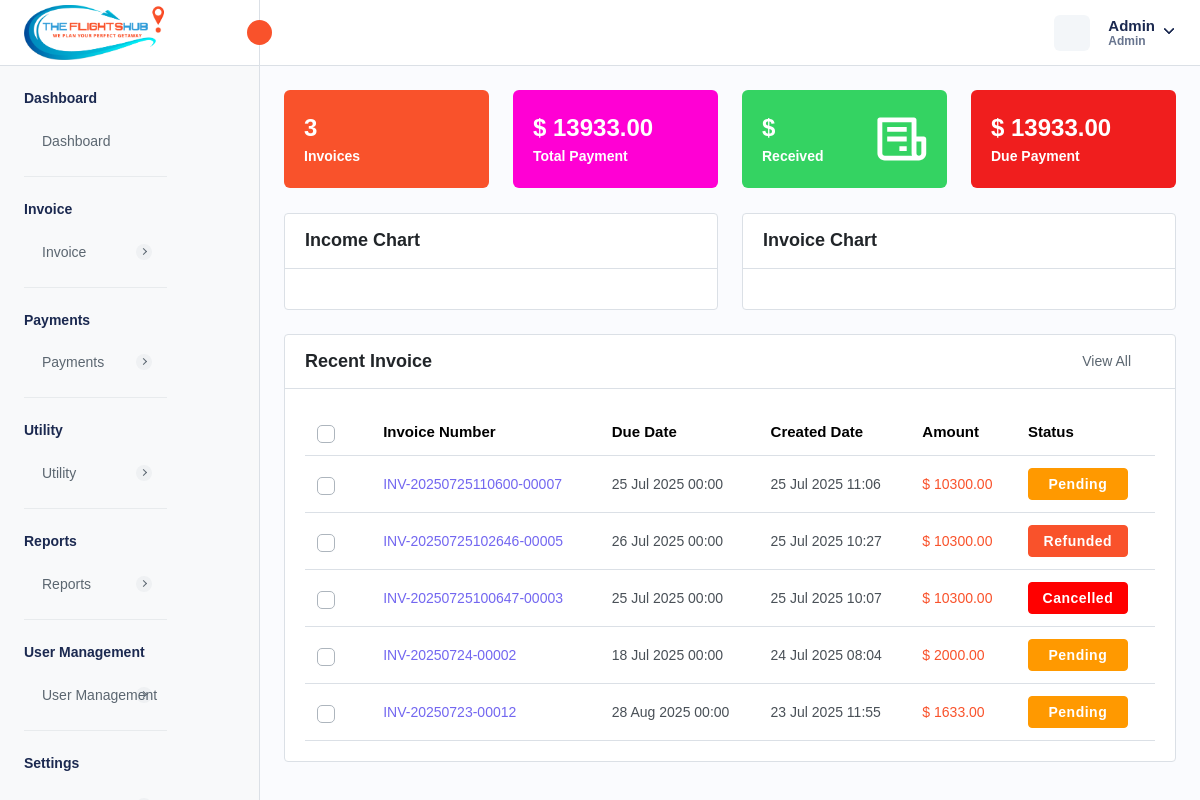
Page /admin-dashboard.php (signed in) on the committed database.
### tables this page shows
CREATE TABLE `company_settings` (
  `company_id` int NOT NULL AUTO_INCREMENT,
  `company_name` varchar(255) DEFAULT NULL,
  `company_email` varchar(255) DEFAULT NULL,
  `company_phone` varchar(20) DEFAULT NULL,
  `company_website` varchar(255) DEFAULT NULL,
  `company_logo` varchar(255) DEFAULT NULL,
  `favicon` varchar(255) DEFAULT NULL,
  `address` text,
  `country` varchar(100) DEFAULT NULL,
  `state` varchar(100) DEFAULT NULL,
  `city` varchar(100) DEFAULT NULL,
  `postal_code` varchar(20) DEFAULT NULL,
  `gst_number` varchar(255) DEFAULT NULL,
  `bz_number` varchar(255) DEFAULT NULL,
  `created_at` timestamp NULL DEFAULT CURRENT_TIMESTAMP,
  `updated_at` timestamp NULL DEFAULT CURRENT_TIMESTAMP ON UPDATE CURRENT_TIMESTAMP,
  PRIMARY KEY (`company_id`)
);

CREATE TABLE `localization_settings` (
  `id` int NOT NULL AUTO_INCREMENT,
  `language` varchar(50) DEFAULT 'English',
  `timezone` varchar(100) DEFAULT 'UTC',
  `date_format` varchar(20) DEFAULT 'd M Y',
  `time_format` varchar(10) DEFAULT '12',
  `currency_id` int DEFAULT NULL,
  `created_at` datetime DEFAULT CURRENT_TIMESTAMP,
  `updated_at` datetime DEFAULT CURRENT_TIMESTAMP ON UPDATE CURRENT_TIMESTAMP,
  PRIMARY KEY (`id`)
);

CREATE TABLE `currency` (
  `currency_id` int NOT NULL AUTO_INCREMENT,
  `currency_name` varchar(255) DEFAULT NULL,
  `currency_code` varchar(45) DEFAULT NULL,
  `currency_symbol` varchar(45) DEFAULT NULL,
  `currency_rate` decimal(10,2) DEFAULT NULL,
  `created_at` timestamp NULL DEFAULT CURRENT_TIMESTAMP,
  `updated_at` timestamp NULL DEFAULT NULL,
  `is_active` int DEFAULT '1',
  PRIMARY KEY (`currency_id`)
);

CREATE TABLE `invoice` (
  `invoice_id` int NOT NULL AUTO_INCREMENT,
  `invoice_number` varchar(255) NOT NULL,
  `invoice_title` varchar(255) DEFAULT NULL,
  `payment_method` enum('CREDIT_CARD','DEBIT_CARD','CASH','CASH_DEPOSIT','NET_BANKING','PAYPAL','OTHER') NOT NULL,
  `transaction_id` varchar(255) DEFAULT NULL,
  `status` enum('PAID','PENDING','CANCELLED','REFUNDED') NOT NULL,
  `airline_name` text,
  `travel_date` varchar(45) DEFAULT NULL,
  `due_date` varchar(255) DEFAULT NULL,
  `customer_name` varchar(255) DEFAULT NULL,
  `service_id` json DEFAULT NULL,
  `from_location` text,
  `to_location` text,
  `customer_address` longtext,
  `description` longtext,
  `reminder_enabled` int NOT NULL DEFAULT '0',
  `reminder_count` int NOT NULL DEFAULT '0',
  `organization` varchar(255) DEFAULT NULL,
  `passenger_details` json DEFAULT NULL,
  `total_amount` decimal(10,2) NOT NULL,
  `created_at` timestamp NULL DEFAULT CURRENT_TIMESTAMP,
  `updated_at` timestamp NULL DEFAULT CURRENT_TIMESTAMP ON UPDATE CURRENT_TIMESTAMP,
  `created_by` int NOT NULL,
  `is_active` int NOT NULL DEFAULT '1',
  `customer_email` varchar(255) DEFAULT NULL,
  PRIMARY KEY (`invoice_id`),
  UNIQUE KEY `invoice_number_UNIQUE` (`invoice_number`),
  UNIQUE KEY `transaction_id_UNIQUE` (`transaction_id`)
);

### admin-dashboard.php (the view, shortened to what this page needs)
<?php
require './database/config.php';
try {
    $stmtFetchLocalizationSettings = $db->prepare("SELECT * FROM localization_settings INNER JOIN currency ON localization_settings.currency_id = currency.currency_id;");
    $stmtFetchLocalizationSettings->execute();
    $localizationSettings = $stmtFetchLocalizationSettings->get_result()->fetch_array(MYSQLI_ASSOC);
    $stmtFetchCompanySettings = $db->prepare("SELECT * FROM company_settings");
    $stmtFetchCompanySettings->execute();
    $companySettings = $stmtFetchCompanySettings->get_result()->fetch_array(MYSQLI_ASSOC);
    $stmtNumber = $db->prepare("SELECT COUNT(*) AS total_invoices FROM invoice WHERE is_active = 1 AND status IN ('PAID', 'PENDING')");
    $stmtNumber->execute();
    $totalNumberInvoice = $stmtNumber->get_result()->fetch_all(MYSQLI_ASSOC);
    $stmtTotalAmount = $db->prepare("SELECT SUM(total_amount) AS total_payment FROM invoice WHERE is_active = 1 AND status IN ('PAID', 'PENDING') ");
    $stmtTotalAmount->execute();
    $totalAmount = $stmtTotalAmount->get_result()->fetch_all(MYSQLI_ASSOC);
    $stmtTotalPaidAmount = $db->prepare('SELECT SUM(total_amount) AS total_paid_payment FROM invoice WHERE status = "PAID" AND is_active = 1');
    $stmtTotalPaidAmount->execute();
    $totalPaidAmount = $stmtTotalPaidAmount->get_result()->fetch_all(MYSQLI_ASSOC);
    $stmtTotalDueAmount = $db->prepare('SELECT SUM(total_amount) AS total_due_payment FROM invoice WHERE status = "PENDING" AND is_active = 1');
    $stmtTotalDueAmount->execute();
    $totalDueAmount = $stmtTotalDueAmount->get_result()->fetch_all(MYSQLI_ASSOC);
    $stmtFetchInvoices = $db->prepare("SELECT
        invoice.*,
        admin.admin_username
        FROM invoice
        LEFT JOIN admin ON admin.admin_id = invoice.created_by
        WHERE invoice.is_active = 1
        ORDER BY invoice.created_at DESC
        LIMIT 10;
        ");
    if ($stmtFetchInvoices->execute()) {
        $invoices = $stmtFetchInvoices->get_result();
    } else {
        $_SESSION['error'] = 'Error for fetching customers';
    }
} catch (Exception $e) {
    $_SESSION['error'] = $e->getMessage();
    header("Location: admin-dashboard.php");
    exit;
}
?>
<!DOCTYPE html>
<html lang="en">
<head>
    <link rel="stylesheet" href="assets/css/bootstrap.min.css">
    <link rel="stylesheet" href="assets/css/bootstrap-datetimepicker.min.css">
    <link rel="stylesheet" href="assets/css/animate.css">
    <link rel="stylesheet" href="assets/plugins/select2/css/select2.min.css">
    <link rel="stylesheet" href="assets/plugins/fontawesome/css/fontawesome.min.css">
    <link rel="stylesheet" href="assets/plugins/fontawesome/css/all.min.css">
    <link rel="stylesheet" href="assets/css/style.css">
</head>
<body>
    <div class="main-wrapper">
        <div class="header">
            <?php require_once("header.php"); ?>
        </div>
        <div class="sidebar" id="sidebar">
            <?php require_once("sidebar.php"); ?>
        </div>
        <div class="page-wrapper">
            <div class="content">
                <div class="row">
                    <div class="col-xl-3 col-sm-6 col-12 d-flex">
                        <div class="dash-count">
                            <div class="dash-counts">
                                <h4><?php echo $totalNumberInvoice['0']['total_invoices'] ?></h4>
                                <h5><a class="text-white" href="manage-invoice.php">Invoices</a></h5>
                            </div>
                        </div>
                    </div>
                    <div class="col-xl-3 col-sm-6 col-12 d-flex">
                        <div class="dash-count das1">
                            <div class="dash-counts">
                                <h4>
                                    <?php echo (isset($localizationSettings["currency_symbol"]) ? $localizationSettings["currency_symbol"] : "$") . " " . $totalAmount[0]['total_payment'];
                                    ?>
                                </h4>
                                <h5><a class="text-white" href="reports.php">Total Payment</a></h5>
                            </div>
                        </div>
                    </div>
                    <div class="col-xl-3 col-sm-6 col-12 d-flex">
                        <div class="dash-count das2">
                            <div class="dash-counts">
                                <h4> <?php echo (isset($localizationSettings["currency_symbol"]) ? $localizationSettings["currency_symbol"] : "$") . " " . $totalPaidAmount['0']['total_paid_payment']; ?>
                                </h4>
                                <h5><a class="text-white" href="reports.php">Received</a></h5>
                            </div>
                            <div class="dash-imgs">
                                <img src="assets/img/icons/file-text-icon-01.svg" class="img-fluid" alt="icon">
                            </div>
                        </div>
                    </div>
                    <div class="col-xl-3 col-sm-6 col-12 d-flex">
                        <div class="dash-count das3">
                            <div class="dash-counts">
                                <h4> <?php echo (isset($localizationSettings["currency_symbol"]) ? $localizationSettings["currency_symbol"] : "$") . " " . $totalDueAmount['0']['total_due_payment']; ?>
                                </h4>
                                <h5><a class="text-white" href="reports.php">Due Payment</a></h5>
                            </div>
                        </div>
                    </div>
                </div>
                <div class="row">
                    <div class="col-md-6">
                        <div class="card">
                            <div class="card-header">
                                <h5 class="card-title">Income Chart</h5>
                            </div>
                            <div class="card-body">
                            </div>
                        </div>
                    </div>
                    <div class="col-md-6">
                        <div class="card">
                            <div class="card-header">
                                <h5 class="card-title">Invoice Chart</h5>
                            </div>
                            <div class="card-body">
                            </div>
                        </div>
                    </div>
                </div>
                <div class="card">
                    <div class="card-header d-flex justify-content-between align-items-center">
                        <h4 class="card-title">Recent Invoice</h4>
                        <div class="view-all-link">
                            <a href="manage-invoice.php" class="view-all d-flex align-items-center">
                                View All<span class="ps-2 d-flex align-items-center"><i data-feather="arrow-right"
                                        class="feather-16"></i></span>
                            </a>
                        </div>
                    </div>
                    <div class="card-body">
                        <div class="table-responsive dataview">
                            <table class="table dashboard-expired-products">
                                <thead>
                                    <tr>
                                        <th class="no-sort">
                                            <label class="checkboxs">
                                                <span class="checkmarks"></span>
                                            </label>
                                        </th>
                                        <th>Invoice Number</th>
                                        <th>Due Date</th>
                                        <th>Created Date</th>
                                        <th class="no-sort">Amount</th>
                                        <th>Status</th>
                                    </tr>
                                </thead>
                                <tbody>
                                    <?php foreach ($invoices->fetch_all(MYSQLI_ASSOC) as $invoice) { ?>
                                        <tr>
                                            <td>
                                                <label class="checkboxs">
                                                    <span class="checkmarks"></span>
                                                </label>
                                            </td>
                                            <td class="ref-number"><?php echo $invoice['invoice_number'] ?></td>
                                            <td><?php $date = new DateTime($invoice['due_date']);
                                            echo $date->format(isset($localizationSettings["date_format"]) ? $localizationSettings["date_format"] : "d M Y") ?>
                                            </td>
                                            <td><?php $date = new DateTime($invoice['created_at']);
                                            echo $date->format(isset($localizationSettings["date_format"]) ? $localizationSettings["date_format"] : "d M Y") ?>
                                            </td>
                                            <td class="text-primary">
                                                <?php echo (isset($localizationSettings["currency_symbol"]) ? $localizationSettings["currency_symbol"] : "$") . " " . $invoice['total_amount'] ?>
                                            </td>
                                            <td>
                                                <?php if ($invoice['status'] == 'PAID') { ?>
                                                    <span class="badge badge-lg bg-success">Paid</span>
                                                <?php } elseif ($invoice['status'] == 'CANCELLED') { ?>
                                                    <span class="badge badge-lg bg-danger">Cancelled</span>
                                                <?php } elseif ($invoice['status'] == 'PENDING') { ?>
                                                    <span class="badge badge-lg bg-warning">Pending</span>
                                                <?php } elseif ($invoice['status'] == 'REFUNDED') { ?>
                                                    <span class="badge badge-lg bg-primary">Refunded</span>
                                                <?php } ?>
                                            </td>
                                        </tr>
                                    <?php } ?>
                                </tbody>
                            </table>
                        </div>
                    </div>
                </div>
            </div>
        </div>
    </div>
</body>
</html>

### header.php (shortened to what this page needs)
<div class="header">
    <div class="header-left active">
        <a href="admin-dashboard.php" class="logo logo-normal">
            <img src="<?= isset($companySettings['company_logo']) ? $companySettings['company_logo'] : "assets/img/logo/vis-logo.png" ?>" alt="" />
        </a>
        <a id="toggle_btn" href="javascript:void(0);">
            <i data-feather="chevrons-left" class="feather-16"></i>
        </a>
    </div>
    <ul class="nav user-menu">
        <li class="nav-item nav-item-box">
            <a href="javascript:void(0);" id="btnFullscreen">
            </a>
        </li>
        <li class="nav-item dropdown has-arrow main-drop">
            <a href="javascript:void(0);" class="dropdown-toggle nav-link userset" data-bs-toggle="dropdown">
                <span class="user-info">
                    <span class="user-detail">
                        <span
                            class="user-name"><?php echo isset($_SESSION['admin_name']) ? $_SESSION['admin_name'] : "Vibrantick" ?></span>
                        <span class="user-role"><?php echo isset($_SESSION['admin_role']) ? $_SESSION['admin_role'] : "Admin"  ?></span>
                    </span>
                </span>
            </a>
        </li>
    </ul>
</div>

### rows in the picture
company_settings: company_logo (picture)
localization_settings: currency.currency_symbol "$"
invoice: invoice_number "INV-20250725110600-00007", due_date.date_format "25 Jul 2025 00:00", created_at.date_format "25 Jul 2025 11:06", total_amount "10300.00", status "Pending"
currency: currency_symbol "$"
invoice: invoice_number "INV-20250725102646-00005", due_date.date_format "26 Jul 2025 00:00", created_at.date_format "25 Jul 2025 10:27", total_amount "10300.00", status "Refunded"
invoice: invoice_number "INV-20250725100647-00003", due_date.date_format "25 Jul 2025 00:00", created_at.date_format "25 Jul 2025 10:07", total_amount "10300.00", status "Cancelled"
invoice: invoice_number "INV-20250724-00002", due_date.date_format "18 Jul 2025 00:00", created_at.date_format "24 Jul 2025 08:04", total_amount "2000.00", status "Pending"
invoice: invoice_number "INV-20250723-00012", due_date.date_format "28 Aug 2025 00:00", created_at.date_format "23 Jul 2025 11:55", total_amount "1633.00", status "Pending"

### other values in the picture
$_SESSION['admin_name'] "Admin"
$_SESSION['admin_role'] "Admin"
$totalNumberInvoice['0']['total_invoices'] "3"
$totalAmount[0]['total_payment'] "13933.00"
$totalDueAmount['0']['total_due_payment'] "13933.00"
